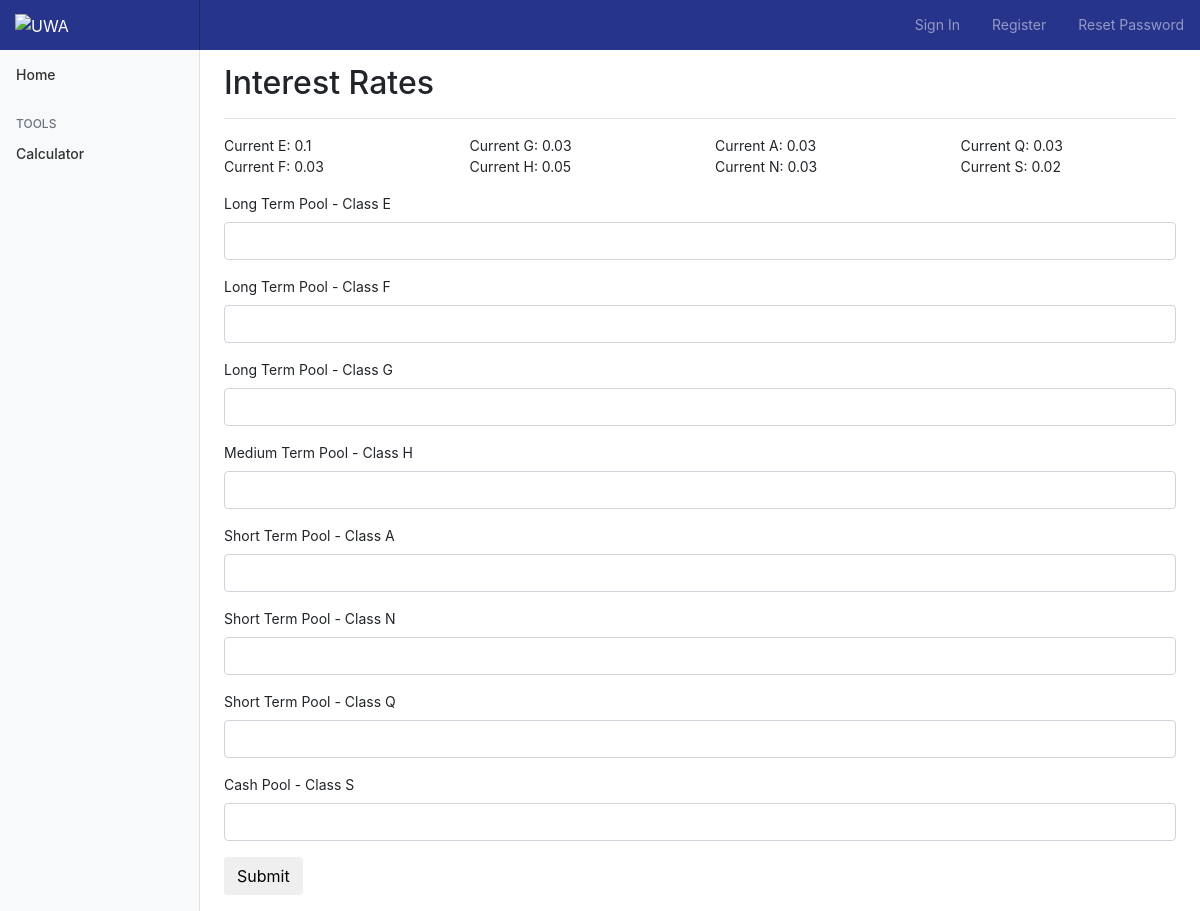
/admin, run on an earlier commit of the app's database.
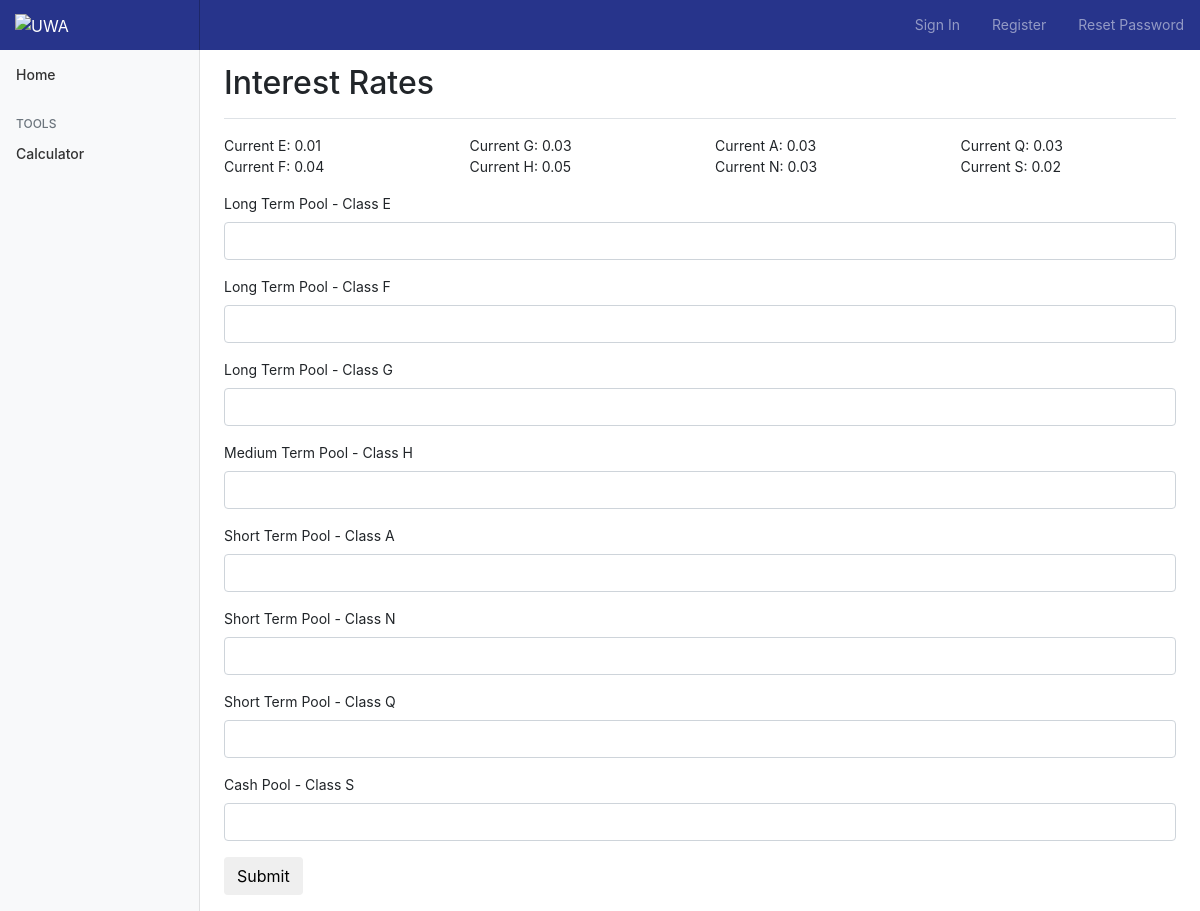
And on a later commit of the database.
### app/models.py (models this page shows, shortened)
class InterestRates(db.Model):
    id = db.Column(db.Integer, primary_key=True)
    ClassE = db.Column(db.Float)
    ClassF = db.Column(db.Float)
    ClassG = db.Column(db.Float)
    ClassH = db.Column(db.Float)
    ClassA = db.Column(db.Float)
    ClassN = db.Column(db.Float)
    ClassQ = db.Column(db.Float)
    ClassS = db.Column(db.Float)

### app/routes.py (the view, shortened to what this page needs)
@app.route('/admin', methods=['GET', 'POST'])
def admin():
    form = InterestRatesForm()
    Interest = InterestRates.query.first()
    return render_template('admin.html', title='Admin', form=form, Interest=Interest)

### app/forms.py
class InterestRatesForm(FlaskForm):
    ClassE = StringField('Long Term Pool - Class E')
    ClassF = StringField('Long Term Pool - Class F')
    ClassG = StringField('Long Term Pool - Class G')
    ClassH = StringField('Medium Term Pool - Class H')
    ClassA = StringField('Short Term Pool - Class A')
    ClassN = StringField('Short Term Pool - Class N')
    ClassQ = StringField('Short Term Pool - Class Q')
    ClassS = StringField('Cash Pool - Class S')
    submit = SubmitField('Submit')

### app/templates/admin.html
{% extends "base.html" %}
{% import 'bootstrap/wtf.html' as wtf %}
{% block content %}
<main role="main" class="col-md-9 ml-sm-auto col-lg-10 px-4">
    <div class="d-flex justify-content-between flex-wrap flex-md-nowrap align-items-center pt-3 pb-2 mb-3 border-bottom">
        <h1 class="h2">Interest Rates</h1>
    </div>
        <div class="row mb-3">
          <div class="col">Current E: {{ Interest.ClassE }} <br> Current F: {{ Interest.ClassF }}  </div>
          <div class="col">Current G: {{ Interest.ClassG }}<br>  Current H: {{ Interest.ClassH }} </div>
          <div class="col">Current A: {{ Interest.ClassA }} <br> Current N: {{ Interest.ClassN }} </div>
          <div class="col">Current Q: {{ Interest.ClassQ }} <br> Current S: {{ Interest.ClassS }} </div>
        </div>
            <form class="form form-horizontal mb-3" method="post" role="form">        {{ wtf.quick_form(form, action=".", method="post", extra_classes=None, role="form", form_type="basic", horizontal_columns=('lg', 2, 10), enctype=None, button_map={}, id="")}}
                </form>
</main>
{% endblock %}

### app/templates/base.html (shortened to what this page needs)
<!doctype html>
<html lang="en">
<head>
    <link rel="stylesheet" href="https://maxcdn.bootstrapcdn.com/bootstrap/4.0.0/css/bootstrap.min.css">
    <link rel="stylesheet" href="../static/stylesheet.css">
</head>
<body>
    <nav class="navbar navbar-dark fixed-top flex-md-nowrap p-0 shadow">
        <a class="navbar-brand col-sm-3 col-md-2 mr-0" href="/"><img src="https://static.weboffice.uwa.edu.au/visualid/sites/alpha/img/uwacrest-white.svg" alt=UWA height=30px; width=98px></a>
        {% if current_user.is_authenticated %}
        <ul class="navbar-nav px-3">
            <li class="nav-item text-nowrap">
                <a class="nav-link" href="{{ url_for('logout') }}">Sign Out</a>
            </li>
        </ul>
        {% elif current_user.is_anonymous %}
        <ul class="navbar-nav ml-auto px-3">
            <li class="nav-item text-nowrap">
                <a class="nav-link" href="{{ url_for('signin') }}">Sign In</a>
            </li>
        </ul>
        <ul class="navbar-nav px-3">
            <li class="nav-item text-nowrap">
                <a class="nav-link" href="{{ url_for('register') }}">Register</a>
            </li>
        </ul>
		<ul class="navbar-nav px-3">
            <li class="nav-item text-nowrap">
                <a class="nav-link" href="{{ url_for('reset') }}">Reset Password</a>
            </li>
        </ul>
        {% endif %}
    </nav>
    <div class="container-fluid">
        <div class="row">
            <nav class="col-md-2 d-none d-md-block bg-light sidebar">
                <div class="sidebar-sticky">
                    <ul class="nav flex-column">
                        <li class="nav-item">
                            <a class="nav-link" href="/">
                                 Home <span class="sr-only">(current)</span>
                            </a>
                            <h6 class="sidebar-heading d-flex justify-content-between align-items-center px-3 mt-4 mb-1 text-muted">
                            <span>Tools</span>
                        </li>
                        <li class="nav-item ">
                            <a class="nav-link " href="{{ url_for( 'calcs') }} ">
                                 Calculator
                            </a>
                        </li>
                    </ul>
                </div>
            </nav>
        </div>
    </div>
    {% block content %} {% endblock %}
</body>
</html>

### app/static/stylesheet.css (style rules this page uses)
body { font-size: .875rem; background-color: white; }
.sidebar { position: fixed; top: 0; bottom: 0; left: 0; z-index: 100; padding: 48px 0 0; box-shadow: inset -1px 0 0 rgba(0, 0, 0, .1); }
.sidebar-sticky { position: relative; top: 0; height: calc(100vh - 48px); padding-top: .5rem; overflow-x: hidden; overflow-y: auto; }
.sidebar .nav-link { font-weight: 500; color: #333; }
.sidebar-heading { font-size: .75rem; text-transform: uppercase; }
[role="main"] { padding-top: 48px; }
.navbar-brand { padding-top: .75rem; padding-bottom: .75rem; font-size: 1rem; background-color: #27348b; box-shadow: inset -1px 0 0 rgba(0, 0, 0, .25); }
.navbar-dark { background-color: #27348b; }
.nav-link { color: white; }

What changed in the data, as far as the page shows it:
changed InterestRates: ClassE "0.1" → "0.01"; ClassF "0.03" → "0.04"
